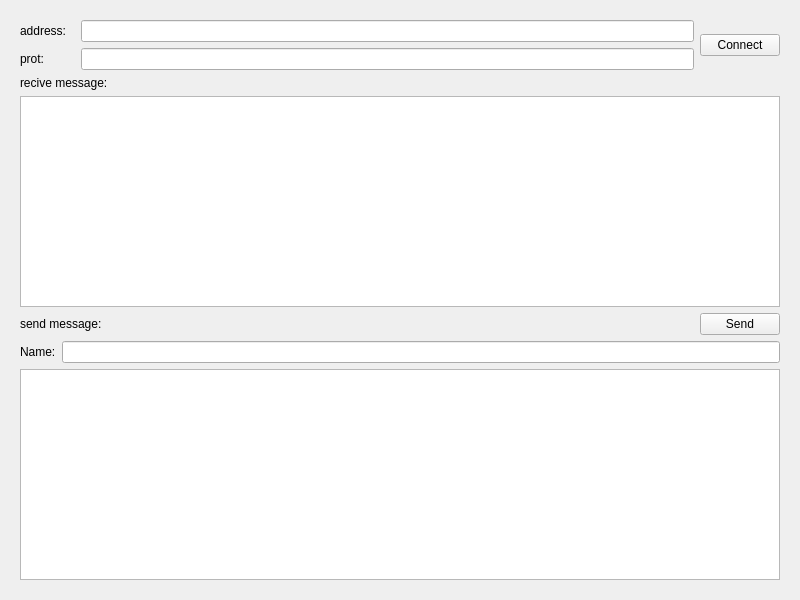
<?xml version="1.0" encoding="UTF-8"?>
<ui version="4.0">
 <class>Widget</class>
 <widget class="QWidget" name="Widget">
  <property name="geometry">
   <rect>
    <x>0</x>
    <y>0</y>
    <width>800</width>
    <height>600</height>
   </rect>
  </property>
  <property name="windowTitle">
   <string>Widget</string>
  </property>
  <layout class="QVBoxLayout" name="verticalLayout_4">
   <item>
    <widget class="QWidget" name="widget_2" native="true">
     <layout class="QVBoxLayout" name="verticalLayout">
      <item>
       <layout class="QHBoxLayout" name="horizontalLayout_4">
        <item>
         <layout class="QVBoxLayout" name="verticalLayout_3">
          <item>
           <layout class="QHBoxLayout" name="horizontalLayout_3">
            <item>
             <widget class="QLabel" name="label_3">
              <property name="minimumSize">
               <size>
                <width>55</width>
                <height>0</height>
               </size>
              </property>
              <property name="maximumSize">
               <size>
                <width>55</width>
                <height>16777215</height>
               </size>
              </property>
              <property name="text">
               <string>address:</string>
              </property>
             </widget>
            </item>
            <item>
             <widget class="QLineEdit" name="addressEdit"/>
            </item>
           </layout>
          </item>
          <item>
           <layout class="QHBoxLayout" name="horizontalLayout_2">
            <item>
             <widget class="QLabel" name="label_4">
              <property name="minimumSize">
               <size>
                <width>55</width>
                <height>0</height>
               </size>
              </property>
              <property name="maximumSize">
               <size>
                <width>55</width>
                <height>16777215</height>
               </size>
              </property>
              <property name="text">
               <string>prot:</string>
              </property>
             </widget>
            </item>
            <item>
             <widget class="QLineEdit" name="portEdit"/>
            </item>
           </layout>
          </item>
         </layout>
        </item>
        <item>
         <widget class="QPushButton" name="connectBtn">
          <property name="text">
           <string>Connect</string>
          </property>
         </widget>
        </item>
       </layout>
      </item>
      <item>
       <layout class="QVBoxLayout" name="verticalLayout_2">
        <item>
         <widget class="QLabel" name="label">
          <property name="text">
           <string>recive message:</string>
          </property>
         </widget>
        </item>
        <item>
         <widget class="QTextBrowser" name="textBrowser"/>
        </item>
        <item>
         <layout class="QHBoxLayout" name="horizontalLayout">
          <item>
           <widget class="QLabel" name="label_2">
            <property name="text">
             <string>send message:</string>
            </property>
           </widget>
          </item>
          <item>
           <spacer name="horizontalSpacer">
            <property name="orientation">
             <enum>Qt::Horizontal</enum>
            </property>
            <property name="sizeHint" stdset="0">
             <size>
              <width>40</width>
              <height>20</height>
             </size>
            </property>
           </spacer>
          </item>
          <item>
           <widget class="QPushButton" name="sendBtn">
            <property name="text">
             <string>Send</string>
            </property>
           </widget>
          </item>
         </layout>
        </item>
        <item>
         <layout class="QHBoxLayout" name="horizontalLayout_5">
          <item>
           <widget class="QLabel" name="label_5">
            <property name="text">
             <string>Name:</string>
            </property>
           </widget>
          </item>
          <item>
           <widget class="QLineEdit" name="nameEdit"/>
          </item>
         </layout>
        </item>
        <item>
         <widget class="QTextEdit" name="mesgEdit"/>
        </item>
       </layout>
      </item>
     </layout>
    </widget>
   </item>
  </layout>
 </widget>
 <resources/>
 <connections/>
</ui>
